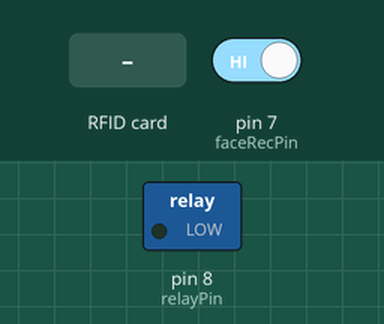
Recording of a sketch running on a simulated Arduino Uno, built with avr-gcc and run on an emulated ATmega328P. On the bench: switched loads named in the sketch (green lamp = pin HIGH). The inputs (shaded band) are chosen by the test bench; at power-on: pin 7 (faceRecPin) HIGH. Pins used as bus, display or sensor lines are not drawn; what the sketch prints to the serial monitor is not drawn.

Above: at 1.2 s.
1.3 s: RFID card DE AD BE EF held to the reader
At 2.7 s:
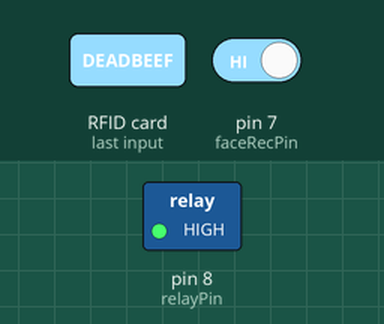
3.1 s: pin 7 (faceRecPin) driven LOW
At 4.2 s:
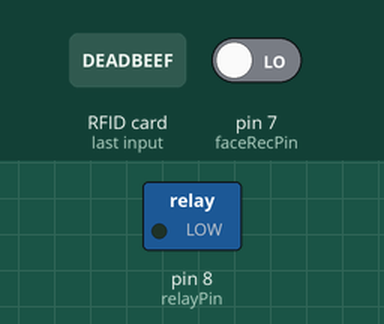
5.2 s: pin 7 (faceRecPin) driven HIGH
At 5.9 s:
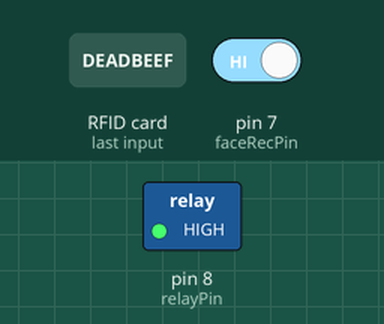
6.8 s: RFID card 5E 7A 19 C4 held to the reader
At 8.2 s:
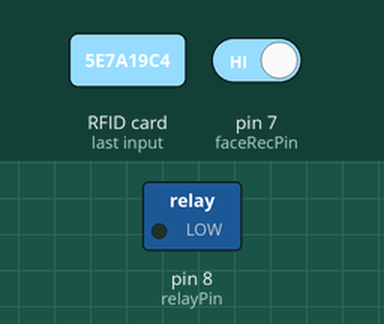
Timing chart, 0 to 9.3 s (numbered marks = the images above; inputs shaded):
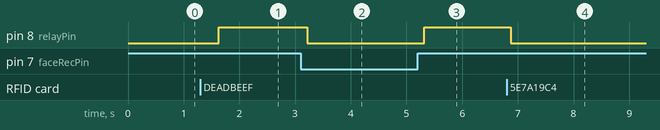

Measured:
- after the input at 1.3 s, pin 8 (relayPin): LOW → HIGH after 0.33 s
- after the input at 3.1 s, pin 8 (relayPin): HIGH → LOW after 0.12 s
- after the input at 5.2 s, pin 8 (relayPin): LOW → HIGH after 0.12 s
- after the input at 6.8 s, pin 8 (relayPin): HIGH → LOW after 0.07 s

The sketch:

rfid_auth.ino
```cpp
#include <SPI.h>
#include <MFRC522.h>

// RFID setup
#define SS_PIN 10
#define RST_PIN 9
MFRC522 rfid(SS_PIN, RST_PIN);

byte authorizedUID[4] = {0xDE, 0xAD, 0xBE, 0xEF};  // Replace with your RFID Tag UID

// Relay and ESP32-CAM input
const int relayPin = 8; // Relay connected here
const int faceRecPin = 7; // ESP32-CAM signal input here

// Variables
bool rfidAuthorized = false;
bool faceRecognized = false;

void setup() {
  Serial.begin(9600);

  // Init Relay Pin
  pinMode(relayPin, OUTPUT);
  digitalWrite(relayPin, LOW); // Ensure relay is OFF initially

  // Init Face Recognition Pin
  pinMode(faceRecPin, INPUT);

  // Init RFID
  SPI.begin();
  rfid.PCD_Init();
  Serial.println("System Ready. Scan RFID...");
}

void loop() {

  // 1️⃣ RFID Check
  if (rfid.PICC_IsNewCardPresent() && rfid.PICC_ReadCardSerial()) {

    Serial.print("RFID UID: ");
    for (byte i = 0; i < rfid.uid.size; i++) {
      Serial.print(rfid.uid.uidByte[i], HEX);
      Serial.print(" ");
    }
    Serial.println();

    // Check UID
    rfidAuthorized = true;
    for (byte i = 0; i < 4; i++) {
      if (rfid.uid.uidByte[i] != authorizedUID[i]) {
        rfidAuthorized = false;
        break;
      }
    }

    if (rfidAuthorized) {
      Serial.println("RFID Authorized!");
    } else {
      Serial.println("RFID Unauthorized!");
    }

    // Halt RFID read
    rfid.PICC_HaltA();
    rfid.PCD_StopCrypto1();
  }

  // 2️⃣ Check Face Recognition signal
  faceRecognized = digitalRead(faceRecPin);

  if (rfidAuthorized && faceRecognized) {
    // Both RFID + Face recognized → Turn Relay ON
    digitalWrite(relayPin, HIGH);
    Serial.println("Access Granted → Ignition ON");
  } else {
    // One or both not recognized → Turn Relay OFF
    digitalWrite(relayPin, LOW);
    if (!rfidAuthorized) Serial.println("Waiting for Authorized RFID...");
    if (!faceRecognized) Serial.println("Waiting for Face Recognition...");
  }

  delay(500); // Small delay to prevent spamming
}
```
